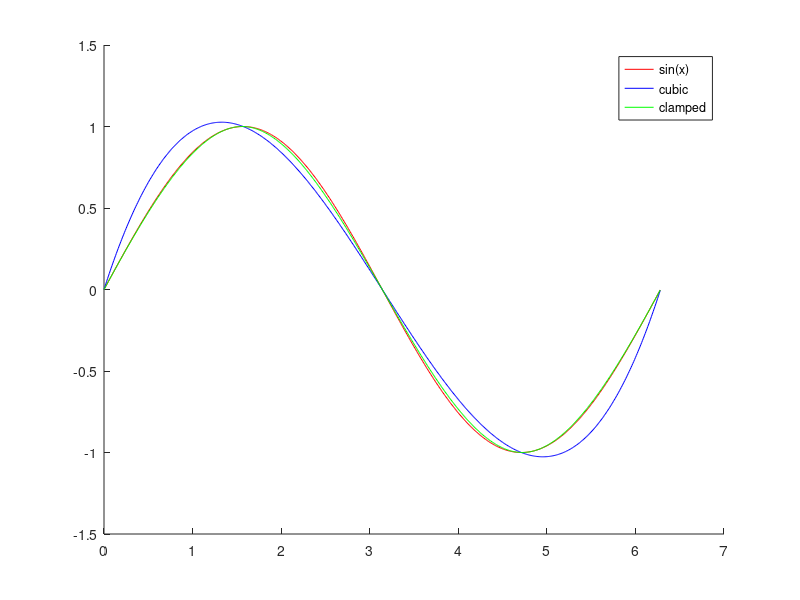

Recreate this plot in MATLAB.
% Nodes
x = [0, pi/2, pi, 3*pi/2, 2*pi];

% f(x) = sin(x)
y = sin(x);

% a
printf("sin(pi/4): %f\n", sin(pi/4));
printf("Cubic natural spline: %f\n", spline(x, y, pi/4));
printf("Cubic clamped spline : %f\n", spline(x, [1 y 1], pi/4));

% b
interval = 0:0.01:2*pi;
hold on;

plot(interval, sin(interval), 'Color', 'r');
plot(interval, spline(x, y, interval), 'Color', 'b');
plot(interval, spline(x, [1, y, 1], interval), 'Color', 'g');

legend('sin(x)', 'cubic', 'clamped');


